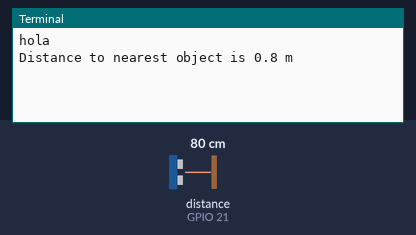
A program run on a simulated Raspberry Pi (BCM pin numbers). On the bench: the last lines printed to the terminal. The test bench sets the inputs (shaded band); at power-on: distance to the obstacle (sensor on GPIO 21) 80 cm.

Above: at 1.2 s.
1.3 s: distance to the obstacle (sensor on GPIO 21) set to 2 cm
At 2.3 s:
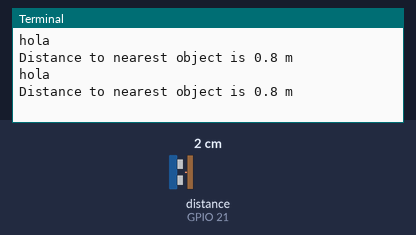
2.8 s: distance to the obstacle (sensor on GPIO 21) set to 4 cm
At 4.1 s:
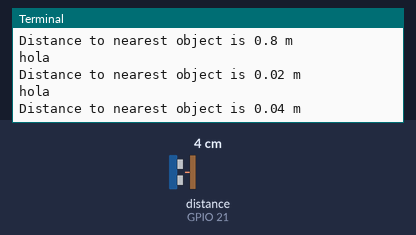
Timing chart, 0 to 5.8 s (numbered marks = the images above; inputs shaded):
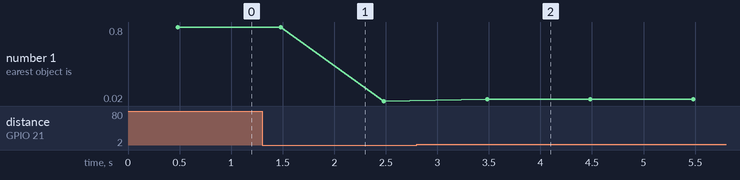

Measured:
- after the input at 2.8 s, the terminal: prints a new line after 0.68 s (image 2)
- plotted number 1: 0.8 → 0.02 after the input at 1.3 s, 0.02 → 0.04 after the input at 2.8 s

The program:

ejercicio-08.py
```python
from gpiozero import DistanceSensor
from time import sleep

sensor = DistanceSensor(21, 20, max_distance = 2)

while True:
    print("hola")
    print('Distance to nearest object is', sensor.distance, 'm')
    sleep(1)
```
